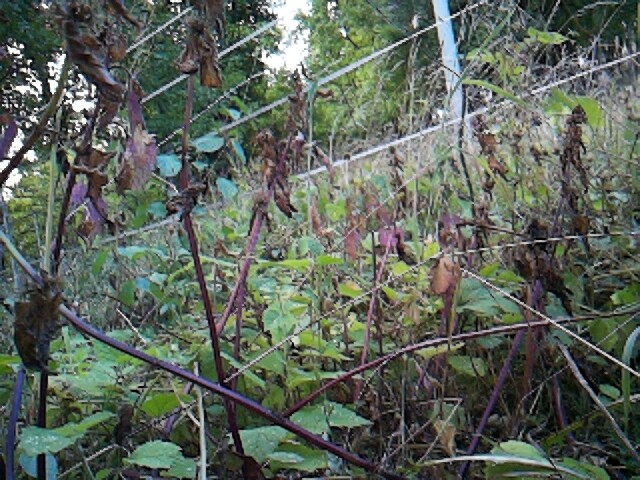
#> input picture images/photo_20250709_182621.jpg, 640 x 480 px; its folder holds only this picture in this run
$ python main_cli.py
#> lines starting #> are read from the running program, lines starting #| are printed output that depends on the picture; after the words box and inside, x2 and y2 are one past the last pixel; in counts of white or black regions, pixels touching at a corner belong together
### andi_testing/robo/garden_weedbot/pipeline.py
"""High-level orchestration of the WeedBot image pipeline."""

from __future__ import annotations

import shutil
from pathlib import Path

import cv2

from . import utils
from .simple_classifier import classify


def _supported(path: Path) -> bool:
    return path.suffix.lower() in {".jpg", ".jpeg", ".png", ".bmp"}


def process_images(
    input_dir: Path,
    output_dir: Path,
    confidence_threshold: float = 0.6,
    min_area: int = 5_000,
) -> None:
    """Run detection + classification on *input_dir* and write results.

    Parameters
    ----------
    input_dir
        Folder with garden photos (RGB).  Each file must have an extension in
        {jpg, jpeg, png, bmp}.
    output_dir
        Destination folder.  Images will be written to

            output_dir/plant/<original>_<idx>.jpg
            output_dir/weed/<original>_<idx>.jpg
            output_dir/unsure/<original>_<idx>.jpg

    confidence_threshold
        Minimum confidence returned by the classifier for an image to be saved
        as *plant* or *weed*.  Below the threshold the crop is kept in
        *unsure*.
    min_area
        Minimum contour area in pixels to be considered.
    """
#> called with confidence_threshold = 0.6, min_area = 5000

    if not input_dir.exists():
        raise FileNotFoundError(f"Input directory not found: {input_dir}")

    # Prepare destination folders.
    for sub in ("plant", "weed", "unsure"):
        utils.ensure_dir(output_dir / sub)

    image_paths = sorted(p for p in input_dir.iterdir() if _supported(p))
    if not image_paths:
        print("No images found – nothing to do.")
        return

    for path in image_paths:
        print(f"Processing {path.name} …", flush=True)
        img = utils.load_image(path)

        # Detection – segmentation by colour -> contours.
        mask = utils.hsv_green_mask(img)
        contours = utils.find_contours(mask, min_area=min_area)
        if not contours:
            # No vegetation detected → copy whole image to unsure.
            dst = output_dir / "unsure" / path.name
            shutil.copy(path, dst)
            continue

        for idx, c in enumerate(contours):
            crop = utils.crop_from_contour(img, c)
            label, conf = classify(crop)

            # Decide destination.
            if conf < confidence_threshold or label == "unsure":
                sub = "unsure"
            else:
                sub = label

            out_name = f"{path.stem}_{idx:02d}{path.suffix}"
            out_path = output_dir / sub / out_name
            cv2.imwrite(str(out_path), crop)

    print(f"Finished. Crops saved under: {output_dir}")

### andi_testing/robo/garden_weedbot/utils.py
"""Helper functions used across the pipeline."""

from __future__ import annotations

from pathlib import Path

import cv2
import numpy as np


def load_image(path: Path) -> np.ndarray:
    """Load an image as BGR (OpenCV default)."""
    img = cv2.imread(str(path))
#> img is the input picture: shape (480, 640, 3); mean B, G, R 90.7, 101.6, 92.5
    if img is None:
        raise FileNotFoundError(f"Could not read image: {path}")
    return img


def ensure_dir(path: Path) -> None:
    """Create *path* if it doesn't exist."""
    path.mkdir(parents=True, exist_ok=True)


def hsv_green_mask(bgr: np.ndarray) -> np.ndarray:
    """Return a binary mask of *green-ish* pixels in *bgr* image.

    The thresholds were chosen empirically and will obviously need tuning in
    real applications.
    """
    hsv = cv2.cvtColor(bgr, cv2.COLOR_BGR2HSV)
#> hsv: shape (480, 640, 3); mean H, S, V 69.5, 58.7, 105.8
    lower = np.array([25, 40, 40])  # hue 25/179 ≈ 50°, fairly green/yellow
    upper = np.array([95, 255, 255])
    mask = cv2.inRange(hsv, lower, upper)
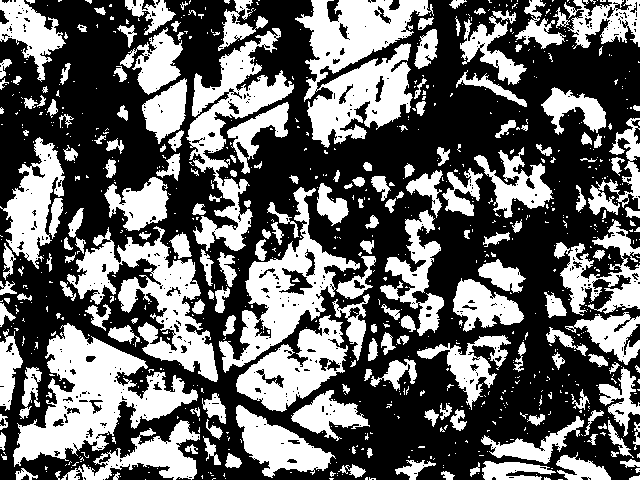
#> mask: shape (480, 640); 40.1% white; 856 white regions (661 under 20 px)
    return mask


def find_contours(mask: np.ndarray, min_area: int = 5000) -> list[np.ndarray]:
    """Return contours in *mask* larger than *min_area* pixels."""
#> called with min_area = 5000
    contours, _ = cv2.findContours(mask, cv2.RETR_EXTERNAL, cv2.CHAIN_APPROX_SIMPLE)
#> contours = 851 contours, 685 with area under 20; largest, box (x1, y1, x2, y2) and area: (295, 0, 434, 148) 10949, (13, 323, 198, 467) 10398, (67, 226, 218, 382) 7464, (219, 187, 360, 373) 7353, (186, 28, 294, 251) 6724
    big = [c for c in contours if cv2.contourArea(c) >= min_area]
#> big = 6 contours; box (x1, y1, x2, y2) and area: (295, 0, 434, 148) 10949, (13, 323, 198, 467) 10398, (67, 226, 218, 382) 7464, (219, 187, 360, 373) 7353, (186, 28, 294, 251) 6724, (236, 315, 348, 412) 5071
    return big


def crop_from_contour(img: np.ndarray, contour: np.ndarray) -> np.ndarray:
    x, y, w, h = cv2.boundingRect(contour)
    return img[y : y + h, x : x + w]

### andi_testing/robo/garden_weedbot/main_cli.py
"""Simple command-line interface for the Garden WeedBot pipeline."""

import argparse
from pathlib import Path

from .pipeline import process_images


def build_parser() -> argparse.ArgumentParser:
    parser = argparse.ArgumentParser(
        description="Detect, crop and classify plants/weeds in garden pictures.",
    )
    parser.add_argument(
        "--input",
        type=Path,
        default=Path("images"),
        help="Folder containing raw images (default: ./images)",
    )
    parser.add_argument(
        "--output",
        type=Path,
        default=Path("output"),
        help="Destination folder for cropped, labelled images (default: ./output)",
    )
    parser.add_argument(
        "--conf",
        type=float,
        default=0.6,
        help=(
            "Confidence threshold in [0,1]. Predictions below the threshold "
            "go to the 'unsure' directory. (default: 0.6)"
        ),
    )
    parser.add_argument(
        "--area-min",
        type=int,
        default=5000,
        help="Minimum detected contour area in pixels to be considered a plant (default: 5000)",
    )
    return parser


def main(argv: list[str] | None = None) -> None:  # noqa: D401
    """Entry-point used by ``python -m garden_weedbot``."""
    parser = build_parser()
    args = parser.parse_args(argv)

    process_images(
        input_dir=args.input,
        output_dir=args.output,
        confidence_threshold=args.conf,
        min_area=args.area_min,
    )
#> in process_images, `contours = utils.find_contours(mask, min_area=min_area)`: contours has the same summary as big in find_contours
#> the loop in process_images, `for idx, c in enumerate(contours):` made 1 pass
#> (x in crop_from_contour, y in crop_from_contour, w in crop_from_contour, h in crop_from_contour) on pass 1: (13, 323, 185, 144)
#> pass 1, in process_images, `crop = utils.crop_from_contour(img, c)`:
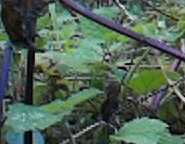
#> crop: shape (144, 185, 3); mean B, G, R 84.8, 100, 80
#> (the call stopped at in process_images, `label, conf = classify(crop)`: andi_testing is not available in this run)


if __name__ == "__main__":  # pragma: no cover
    main()

$ run again, on images/photo_20250709_182823.jpg
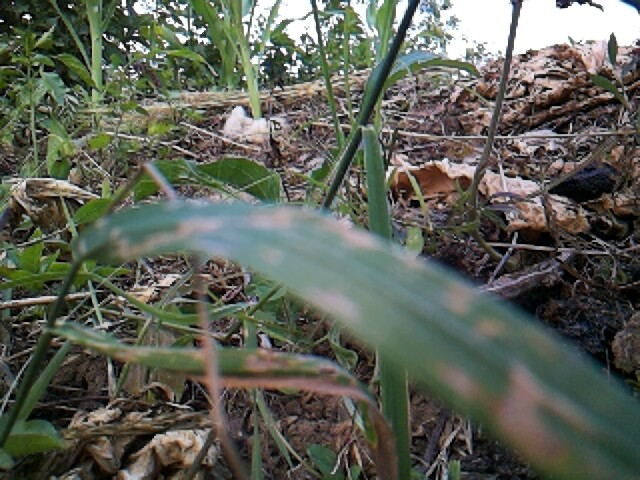
#> input picture images/photo_20250709_182823.jpg, 640 x 480 px
#> in load_image, img is the input picture: shape (480, 640, 3); mean B, G, R 86.4, 97.1, 93.5
#> hsv: shape (480, 640, 3); mean H, S, V 57.9, 65.1, 102.7
#> in hsv_green_mask, `mask = cv2.inRange(hsv, lower, upper)`:
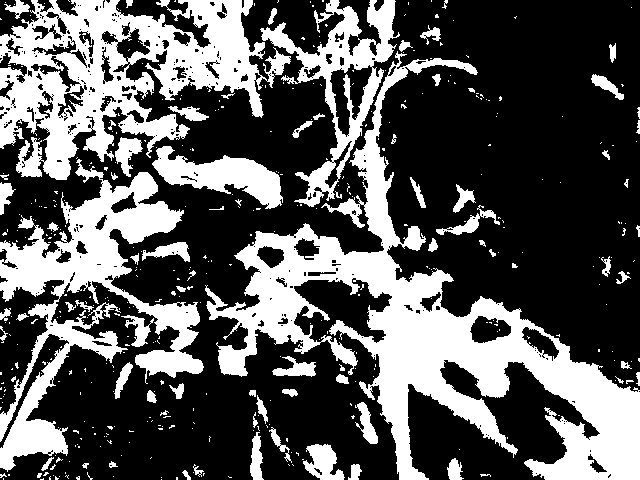
#> mask: shape (480, 640); 34.6% white; 448 white regions (371 under 20 px)
#> in find_contours, `contours, _ = cv2.findContours(mask, cv2.RETR_EXTERNAL, cv2.CHAIN_APPR..`: contours = 429 contours, 373 with area under 20; largest, box (x1, y1, x2, y2) and area: (205, 51, 640, 480) 41976, (0, 0, 291, 180) 27156, (0, 159, 204, 472) 18628, (260, 0, 400, 207) 8637, (152, 146, 283, 209) 3574
#> big = 4 contours; box (x1, y1, x2, y2) and area: (205, 51, 640, 480) 41976, (0, 0, 291, 180) 27156, (0, 159, 204, 472) 18628, (260, 0, 400, 207) 8637
#> in process_images, `contours = utils.find_contours(mask, min_area=min_area)`: contours has the same summary as big in find_contours
#> the loop in process_images, `for idx, c in enumerate(contours):` made 1 pass
#> (x in crop_from_contour, y in crop_from_contour, w in crop_from_contour, h in crop_from_contour) on pass 1: (0, 159, 204, 313)
#> pass 1, in process_images, `crop = utils.crop_from_contour(img, c)`:
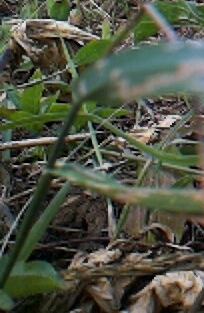
#> crop: shape (313, 204, 3); mean B, G, R 67.7, 83.7, 79.5

$ run again, on images/photo_20250709_182857.jpg
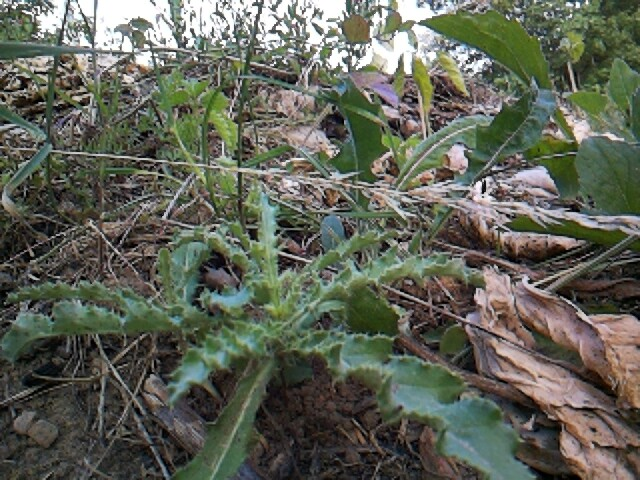
#> input picture images/photo_20250709_182857.jpg, 640 x 480 px
#> in load_image, img is the input picture: shape (480, 640, 3); mean B, G, R 86.9, 99.2, 95.8
#> hsv: shape (480, 640, 3); mean H, S, V 54.5, 58.4, 104.2
#> in hsv_green_mask, `mask = cv2.inRange(hsv, lower, upper)`:
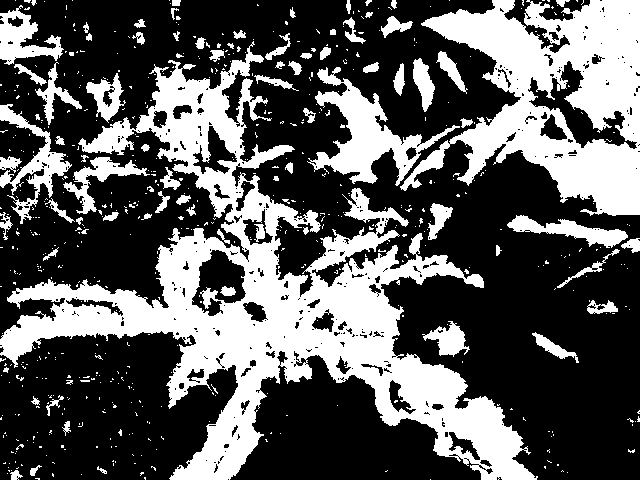
#> mask: shape (480, 640); 35.7% white; 626 white regions (542 under 20 px)
#> in find_contours, `contours, _ = cv2.findContours(mask, cv2.RETR_EXTERNAL, cv2.CHAIN_APPR..`: contours = 606 contours, 537 with area under 20; largest, box (x1, y1, x2, y2) and area: (0, 41, 538, 480) 64725, (400, 0, 640, 216) 28768, (307, 67, 460, 186) 5040, (0, 104, 72, 224) 1932, (0, 5, 64, 65) 1696
#> big = 3 contours; box (x1, y1, x2, y2) and area: (0, 41, 538, 480) 64725, (400, 0, 640, 216) 28768, (307, 67, 460, 186) 5040
#> in process_images, `contours = utils.find_contours(mask, min_area=min_area)`: contours has the same summary as big in find_contours
#> the loop in process_images, `for idx, c in enumerate(contours):` made 1 pass
#> (x in crop_from_contour, y in crop_from_contour, w in crop_from_contour, h in crop_from_contour) on pass 1: (307, 67, 153, 119)
#> pass 1, in process_images, `crop = utils.crop_from_contour(img, c)`:
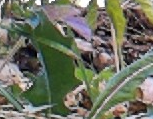
#> crop: shape (119, 153, 3); mean B, G, R 96.4, 112.6, 109.8

$ run again, on images/photo_20250709_182918.jpg
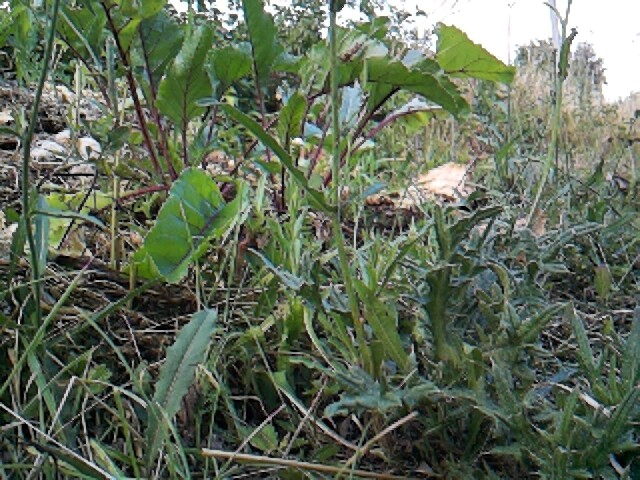
#> input picture images/photo_20250709_182918.jpg, 640 x 480 px
#> in load_image, img is the input picture: shape (480, 640, 3); mean B, G, R 88.7, 107.7, 96.6
#> hsv: shape (480, 640, 3); mean H, S, V 53.1, 66.4, 109.4
#> in hsv_green_mask, `mask = cv2.inRange(hsv, lower, upper)`:
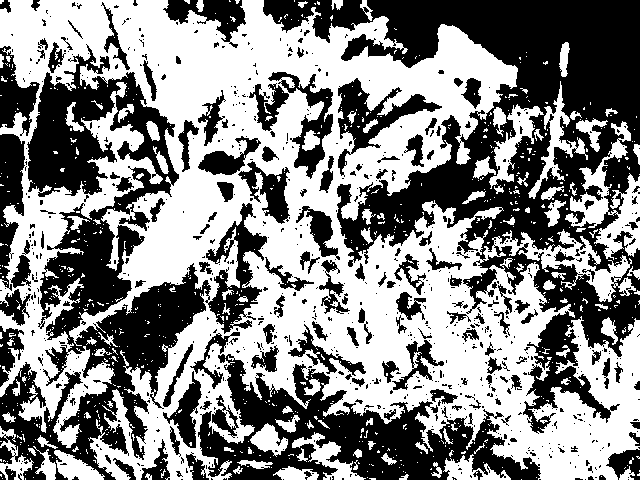
#> mask: shape (480, 640); 53.1% white; 783 black regions (635 under 20 px)
#> in find_contours, `contours, _ = cv2.findContours(mask, cv2.RETR_EXTERNAL, cv2.CHAIN_APPR..`: contours = 686 contours, 618 with area under 20; largest, box (x1, y1, x2, y2) and area: (0, 0, 640, 480) 168014, (565, 121, 640, 260) 3243, (489, 104, 544, 189) 1266, (528, 81, 588, 199) 1167, (292, 432, 366, 480) 930
#> big = 1 contour; box (x1, y1, x2, y2) and area: (0, 0, 640, 480) 168014
#> in process_images, `contours = utils.find_contours(mask, min_area=min_area)`: contours has the same summary as big in find_contours
#> the loop in process_images, `for idx, c in enumerate(contours):` made 1 pass

$ run again, on images/photo_20250709_182647.jpg
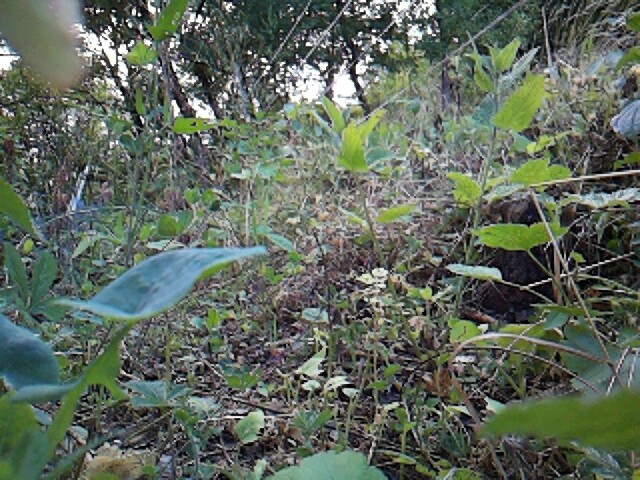
#> input picture images/photo_20250709_182647.jpg, 640 x 480 px
#> in load_image, img is the input picture: shape (480, 640, 3); mean B, G, R 92.7, 105, 94.7
#> hsv: shape (480, 640, 3); mean H, S, V 67.7, 56.6, 108.1
#> in hsv_green_mask, `mask = cv2.inRange(hsv, lower, upper)`:
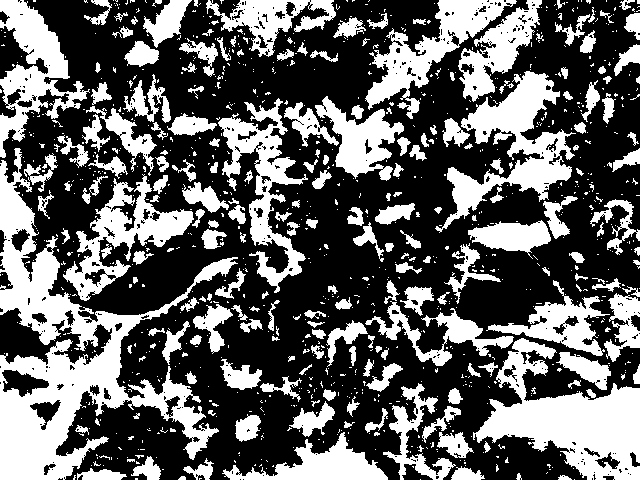
#> mask: shape (480, 640); 38.4% white; 1020 white regions (812 under 20 px)
#> in find_contours, `contours, _ = cv2.findContours(mask, cv2.RETR_EXTERNAL, cv2.CHAIN_APPR..`: contours = 1014 contours, 848 with area under 20; largest, box (x1, y1, x2, y2) and area: (0, 148, 238, 480) 21855, (473, 338, 640, 480) 10528, (435, 71, 576, 233) 6993, (0, 0, 90, 158) 5192, (365, 0, 517, 119) 5098
#> big = 5 contours; box (x1, y1, x2, y2) and area: (0, 148, 238, 480) 21855, (473, 338, 640, 480) 10528, (435, 71, 576, 233) 6993, (0, 0, 90, 158) 5192, (365, 0, 517, 119) 5098
#> in process_images, `contours = utils.find_contours(mask, min_area=min_area)`: contours has the same summary as big in find_contours
#> the loop in process_images, `for idx, c in enumerate(contours):` made 1 pass
#> (x in crop_from_contour, y in crop_from_contour, w in crop_from_contour, h in crop_from_contour) on pass 1: (473, 338, 167, 142)
#> pass 1, in process_images, `crop = utils.crop_from_contour(img, c)`:
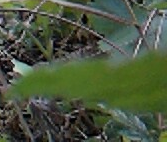
#> crop: shape (142, 167, 3); mean B, G, R 62.7, 86.3, 74.8
